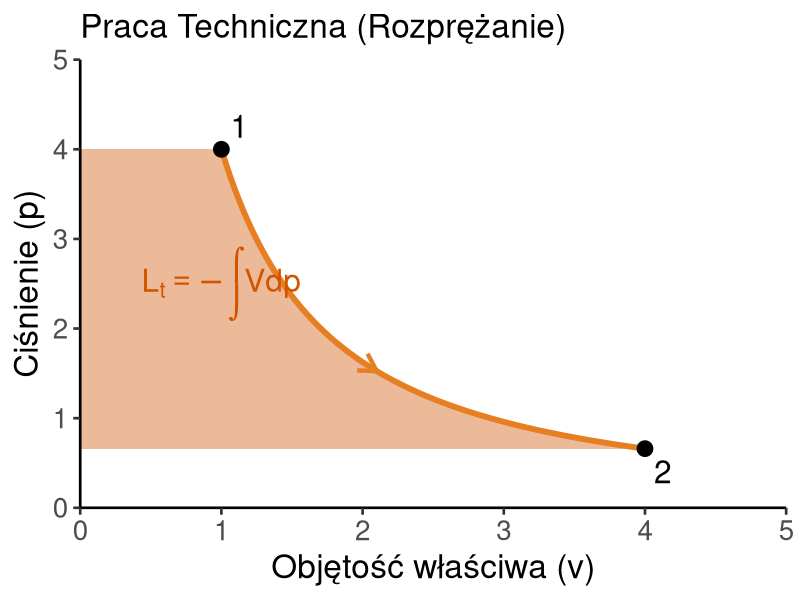

R code for this plot:
## ---- chunk 1
#| echo: false
#| warning: false
#| message: false
library(ggplot2)
theme_set(theme_minimal(base_size = 18))
## ---- chunk 2
#| fig-height: 6
#| fig-width: 9
#| echo: false
#| warning: false

# Definicja punktów (1 -> 2)
p1 <- 4; v1 <- 1
v2 <- 4
n <- 1.3 # Wykładnik politropy

# Funkcja politropy p = C / v^n -> p = p1 * v1^n / v^n
C <- p1 * v1^n
func_p <- function(v) C / v^n

# Obliczenie p2 z równania politropy (aby leżał na krzywej)
p2 <- func_p(v2)

# Generowanie danych do wykresu
v_seq <- seq(v1, v2, length.out = 100)
p_seq <- func_p(v_seq)
df_poly <- data.frame(v = v_seq, p = p_seq)

# Pole do osi rzędnych (p) - Praca Techniczna
# Musimy odwrócić funkcję: v = (C/p)^(1/n)
func_v <- function(p) (C/p)^(1/n)
p_seq_rev <- seq(p2, p1, length.out = 100) # Od p2 do p1 (dół -> góra)
v_seq_rev <- func_v(p_seq_rev)

df_area <- data.frame(
  v = c(0, v_seq_rev, 0),
  p = c(p2, p_seq_rev, p1)
)

ggplot() +
  # Pole Pracy Technicznej
  geom_polygon(data = df_area, aes(x = v, y = p), fill = "#d35400", alpha = 0.4) + # Kolor ceglasty
  
  # Krzywa procesu
  geom_path(data = df_poly, aes(x = v, y = p), color = "#e67e22", size = 2) +
  
  # Punkty
  geom_point(aes(x = c(v1, v2), y = c(p1, p2)), size = 5) +
  geom_text(aes(x = v1, y = p1, label = "1"), hjust = -0.5, vjust = -0.5, size = 8) +
  geom_text(aes(x = v2, y = p2, label = "2"), hjust = -0.5, vjust = 1.5, size = 8) +
  
  # Strzałka kierunku procesu
  geom_segment(aes(x = 2, y = func_p(2), xend = 2.1, yend = func_p(2.1)),
               arrow = arrow(length = unit(0.5, "cm")), color = "#e67e22", size = 1.5) +

  # Opis Pola (parse = TRUE dla formatowania matematycznego)
  annotate("text", x = 1.0, y = 2.5, label = "L[t] == - integral(V * dp)", parse = TRUE, color = "#d35400", size = 8) +
  
  # Etykiety osi i limity
  labs(x = "Objętość właściwa (v)", y = "Ciśnienie (p)", title = "Praca Techniczna (Rozprężanie)") +
  scale_x_continuous(expand = c(0, 0), limits = c(0, 5)) +
  scale_y_continuous(expand = c(0, 0), limits = c(0, 5)) +
  
  theme_classic(base_size = 20) +
  theme(
    axis.title = element_text(size = 24),
    axis.text = element_text(size = 20)
  )
